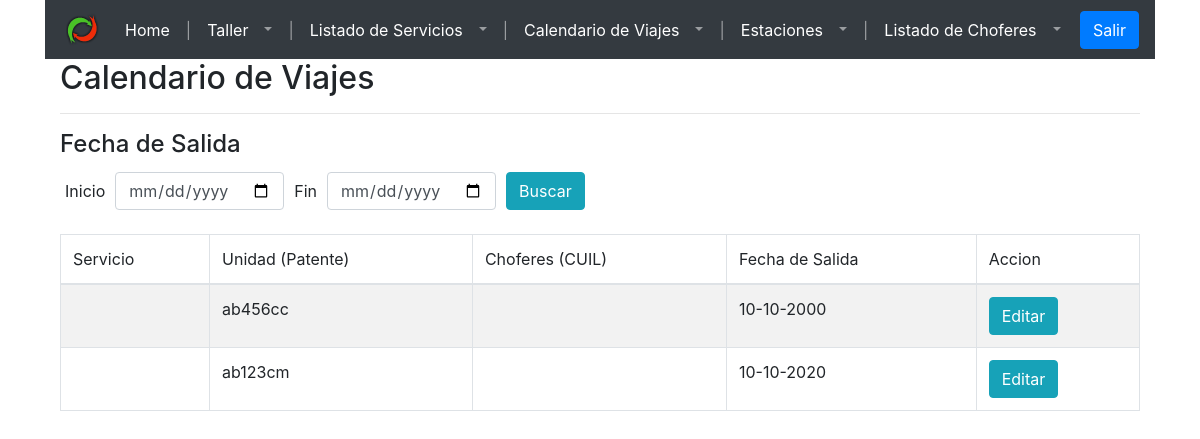
Before: /frontend/pages/calendario-viajes.php with the older database file.
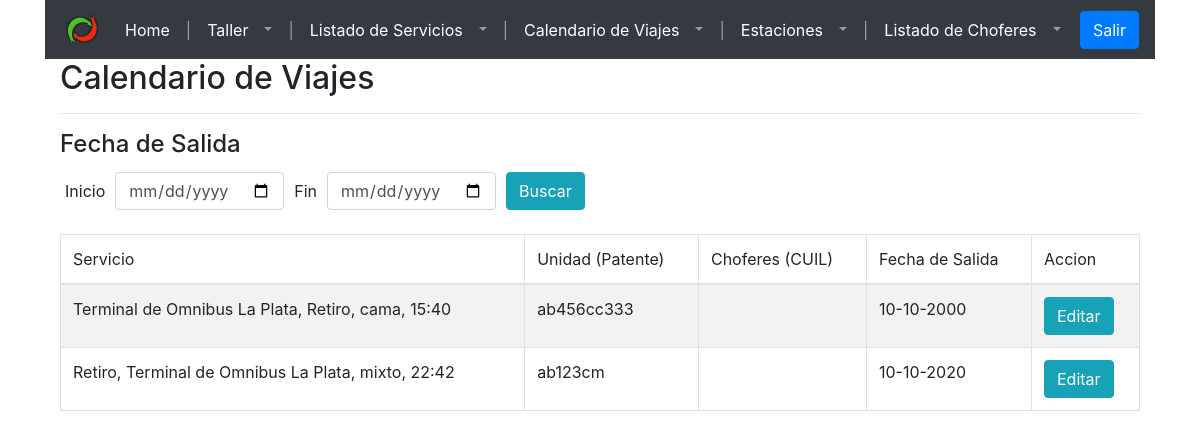
After: the same page with the newer database file.
### tables this page shows
CREATE TABLE `viaje` (
  `viaje_id` int(11) NOT NULL,
  `servicio_id` int(11) NOT NULL,
  `unidad_id` int(11) NOT NULL,
  `fecha_salida_efectiva` date DEFAULT NULL,
  `observaciones` varchar(255) DEFAULT NULL
);

CREATE TABLE `unidad` (
  `unidad_id` int(11) NOT NULL,
  `patente` varchar(20) DEFAULT NULL,
  `fecha_de_patentamiento` date DEFAULT NULL,
  `cantidad_de_asientos_cama` int(11) DEFAULT NULL,
  `cantidad_de_asientos_semicama` int(11) DEFAULT NULL,
  `tipo_unidad_id` int(11) NOT NULL,
  `habilitada` tinyint(1) NOT NULL DEFAULT 1
);

### frontend/pages/config/connection.php (called while the page is built, shortened)
<?php
function openConnection($username, $password){
 	$servername = "localhost";
	$conn = new mysqli($servername, $username, $password,"empresa_de_transporte");
	return $conn;
 }
 function executeQuery($sqlQuery){
 	$conn = openConnection("test", "test");
	$result = $conn->query($sqlQuery);
	return $result;
 }
?>

### frontend/pages/config/config-calendario-viajes.php (the view, shortened to what this page needs)
<?php
include("config/connection.php");
function getviajesByFechas($fechaSalida, $fechaLlegada){
    if($fechaSalida == NULL){
    $fechaSalida = "1990-01-01";
    }
    if($fechaLlegada == NULL){
        $fechaLlegada = "2300-01-01";
        }
  $sql = "SELECT    v.`viaje_id`,
                    CONCAT(e_origen.`nombre`,', ',e_destino.`nombre`,', ',t.`descripcion`,', ',date_format(f.`hora_partida`, '%H:%i')) as `servicio`,
                    u.`patente` as `unidad`,
                    GROUP_CONCAT(c.`cuil` SEPARATOR ', ') as `choferes`,
                    DATE_FORMAT(v.`fecha_salida_efectiva`, \"%d-%m-%Y\") as fecha_de_salida_efectiva
          FROM `viaje` v
          LEFT JOIN `viaje_chofer` vc on vc.`viaje_id` = v.`viaje_id`
          LEFT JOIN `chofer` c on c.`chofer_id` = vc.`chofer_id`
          JOIN `unidad` u ON u.`unidad_id` = v.`unidad_id`
          JOIN `servicio` s ON s.`servicio_id` = v.`servicio_id`
          JOIN `tipo_unidad` t on t.`tipo_unidad_id` = s.`tipo_unidad_id`
          JOIN `fecha_partida` f on s.`fecha_partida_id` = f.`fecha_partida_id`
          JOIN `estacion` e_origen ON e_origen.`estacion_id` = s.`estacion_id_origen`
          JOIN `estacion` e_destino ON e_destino.`estacion_id` = s.`estacion_id_destino`
          WHERE v.`fecha_salida_efectiva` BETWEEN '".$fechaSalida."' AND '".$fechaLlegada."'
          GROUP BY v.`viaje_id`
          ORDER BY v.`fecha_salida_efectiva` ASC;";
  $result = executeQuery($sql);
  if ($result->num_rows > 0) {
      while($row = $result->fetch_assoc()) {
        echo "<tr>";
        echo "<td>". $row["servicio"]."</td>";
        echo "<td>". $row["unidad"]."</td>";
        echo "<td>". $row["choferes"]."</td>";
        echo "<td>". $row["fecha_de_salida_efectiva"]."</td>";
        echo "<td>
        <input type=\"button\" class=\"btn btn-info boton-edit-viaje\" id=\"".$row["viaje_id"]."\" value=\"Editar\">
        <!--
        <input type=\"button\" class=\"btn btn-danger boton-delete-viaje\" value=\"Borrar\">
        -->
        </td>";
        echo "</tr>";
      }
  } else {
    echo "<tr><td colspan=\"6\">Sin viajes para las fechas seleccionadas</td></tr>";
  }
}
?>

Changed rows visible on the page:
changed through a linked row, viaje (number 1 of 2 on the later page): servicio (not shown) → "Terminal de Omnibus La Plata, Retiro, cama, 15:40"; unidad.patente "ab456cc" → "ab456cc333"
shown differently, row unchanged: viaje "ab123cm": servicio (not shown) → "Retiro, Terminal de Omnibus La Plata, mixto, 22:42"
